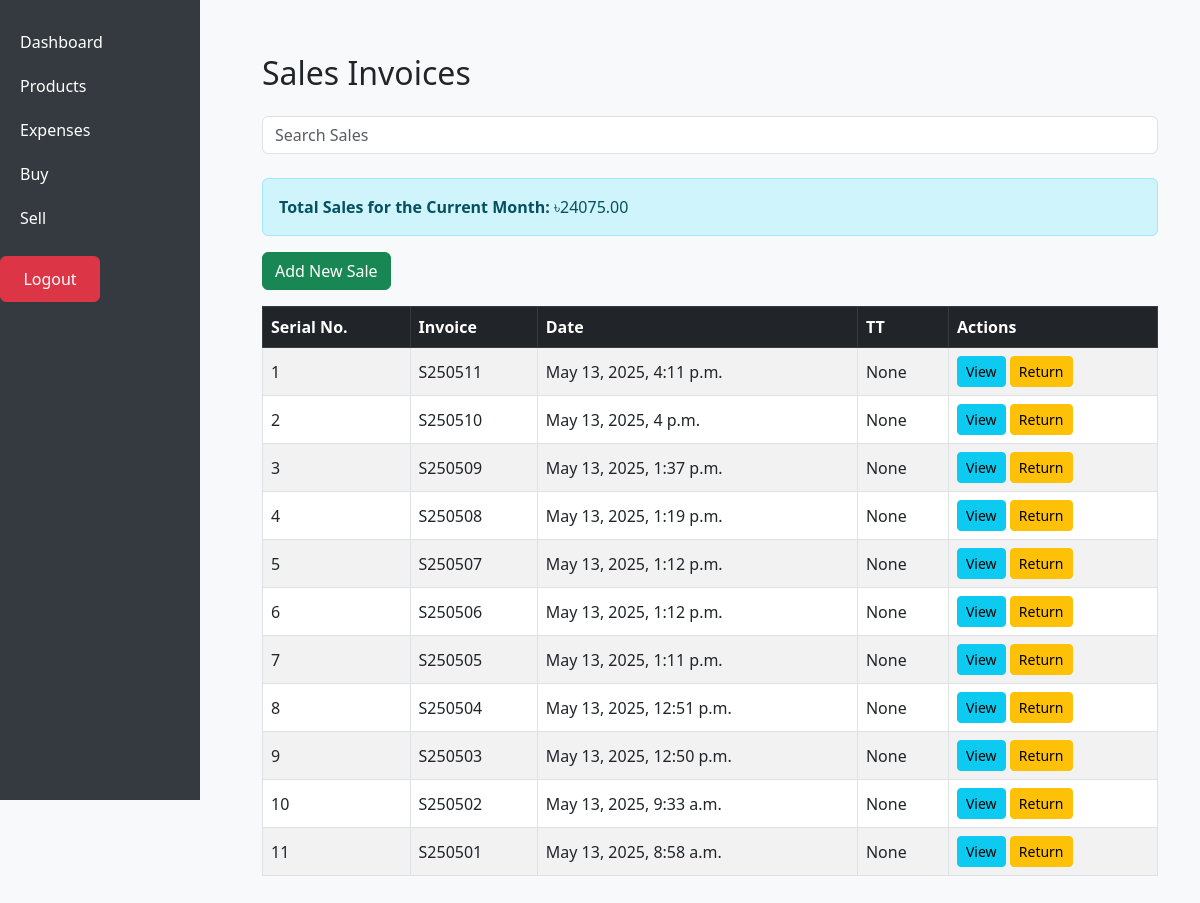
The app's page /sell/ (signed in) with its own data.
### inventory/models.py (models this page shows, shortened)
class SalesInvoice(models.Model):
    date = models.DateTimeField(auto_now_add=True)
    tt = models.TextField(null=True, blank=True)
    invoice_number = models.CharField(max_length=20, unique=True, blank=True)

### inventory/views.py (the view)
# urls.py: path('sell/', views.sales_list_view, name='sales_list'),
@login_required(login_url="/")
def sales_list_view(request):
    query = request.GET.get('q', '')
    if query:
        sales = SalesInvoice.objects.filter(
            Q(invoice_number__icontains=query) |  # Search in sales invoice number
            Q(tt__icontains=query)  # Search in TT field
        ).order_by('-date')
    else:
        sales = SalesInvoice.objects.all().order_by('-date')
    now = timezone.now()
    first_day_of_current_month = now.replace(day=1)
    current_month_invoices = SalesInvoice.objects.filter(date__gte=first_day_of_current_month)
    total_sales_current_month = sum(
        item.total for invoice in current_month_invoices for item in SalesItem.objects.filter(invoice=invoice)
    )
    return render(request, 'inventory/sales_list.html', {'sales': sales, 'total_sales_current_month': total_sales_current_month})

### inventory/models.py (called while the page is built)
    @property
    def total(self):
        return self.selling_price * self.quantity

### inventory/templates/inventory/sales_list.html
{% extends 'inventory/base.html' %}
{% block content %}
<div class="container mt-4">
  <h2 class="mb-4">Sales Invoices</h2>
  <form method="GET" action="{% url 'sales_list' %}">
    <div class="mb-4">
      <input type="text" name="q" class="form-control" placeholder="Search Sales" value="{{ request.GET.q }}" aria-label="Search Sales">
    </div>
  </form>
  <div class="alert alert-info">
    <strong>Total Sales for the Current Month:</strong> ৳{{ total_sales_current_month }}
  </div>
  <a href="{% url 'sales_add' %}" class="btn btn-success mb-3">Add New Sale</a>
  <table class="table table-bordered table-hover table-striped">
    <thead class="table-dark">
      <tr>
        <th>Serial No.</th>
        <th>Invoice</th>
        <th>Date</th>
        <th>TT</th>
        <th>Actions</th>
      </tr>
    </thead>
    <tbody>
      {% for invoice in sales %}
      <tr>
        <td>{{ forloop.counter }}</td>
        <td>{{ invoice.invoice_number }}</td>
        <td>{{ invoice.date }}</td>
        <td>{{ invoice.tt }}</td>
        <td>
          <a href="{% url 'sales_invoice' invoice.id %}" class="btn btn-info btn-sm">View</a>
          <a href="{% url 'sales_return' invoice.id %}" class="btn btn-warning btn-sm">Return</a>
        </td>
      </tr>
      {% endfor %}
    </tbody>
  </table>
</div>
{% endblock %}

### static/inventory/style.css (style rules this page uses)
body { background-color: #f8f9fa; }
.table th, .table td { vertical-align: middle; }

### records on screen
SalesInvoice: invoice_number "S250511", date "May 13, 2025, 4:11 p.m.", tt "None"
SalesInvoice: invoice_number "S250510", date "May 13, 2025, 4 p.m.", tt "None"
SalesInvoice: invoice_number "S250509", date "May 13, 2025, 1:37 p.m.", tt "None"
SalesInvoice: invoice_number "S250508", date "May 13, 2025, 1:19 p.m.", tt "None"
SalesInvoice: invoice_number "S250507", date "May 13, 2025, 1:12 p.m.", tt "None"
SalesInvoice: invoice_number "S250506", date "May 13, 2025, 1:12 p.m.", tt "None"
SalesInvoice: invoice_number "S250505", date "May 13, 2025, 1:11 p.m.", tt "None"
SalesInvoice: invoice_number "S250504", date "May 13, 2025, 12:51 p.m.", tt "None"
SalesInvoice: invoice_number "S250503", date "May 13, 2025, 12:50 p.m.", tt "None"
SalesInvoice: invoice_number "S250502", date "May 13, 2025, 9:33 a.m.", tt "None"
SalesInvoice: invoice_number "S250501", date "May 13, 2025, 8:58 a.m.", tt "None"

### other values on screen
{{ total_sales_current_month }} "24075.00"
